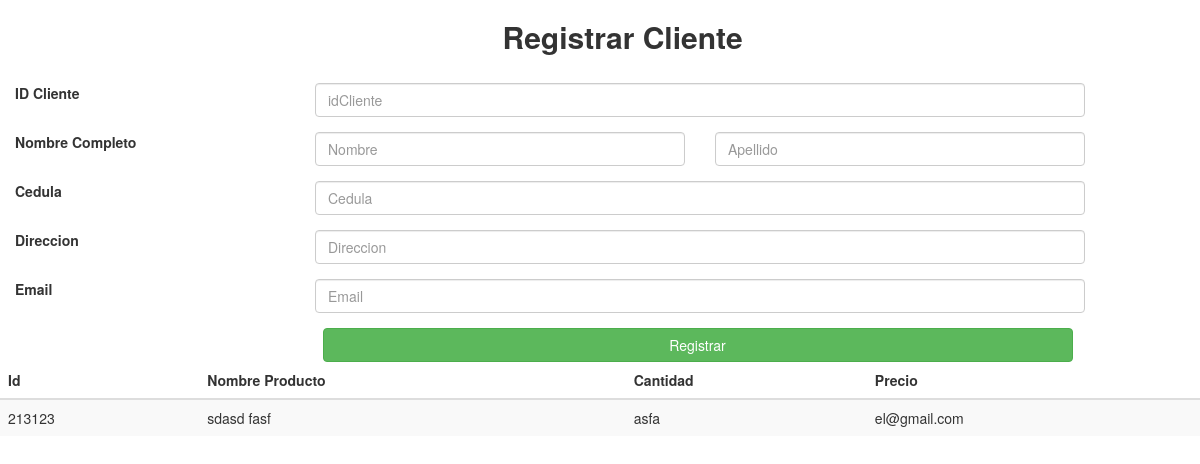
The app's page /registro_c, older data.
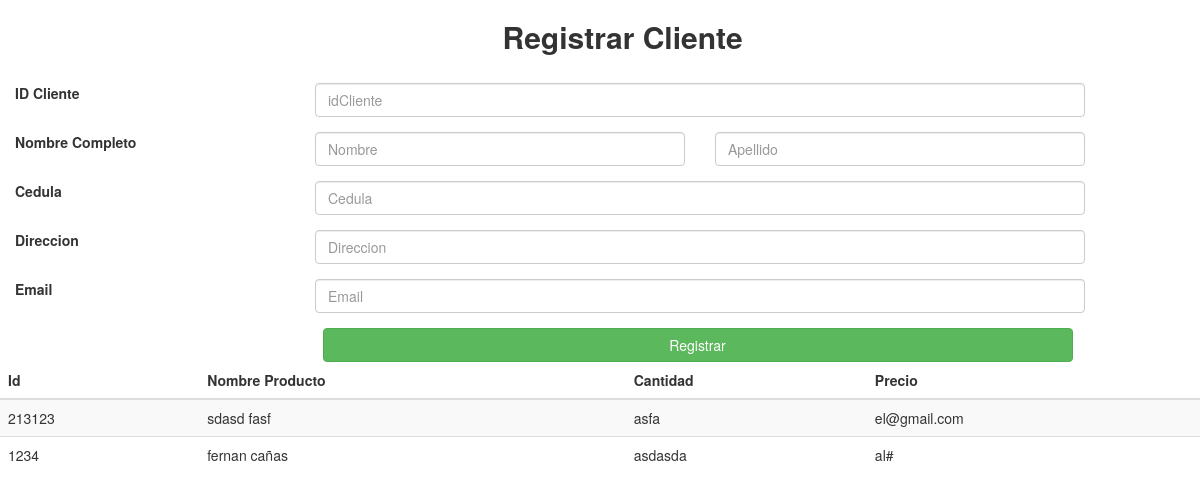
The same page, newer data.
### polls/models.py (models this page shows, shortened)
class Cliente(models.Model):
	idCliente = models.CharField(primary_key=True, max_length=50, unique=True)
	first_name = models.CharField(max_length=50)
	last_name = models.CharField(max_length=50)
	direccion = models.CharField(max_length=50, blank=True)
	email = models.CharField(max_length=50,unique=True)
	class Meta:
		verbose_name = u'Cliente'
		verbose_name_plural = u'Clientes'

### polls/views.py (the view, shortened to what this page needs)
# urls.py: path('registro_c', views.Registro_clientes, name="Registro_c"),
def Registro_clientes(request):
	ctx = {}
	register_form = Registro(request.POST or None)
	objects = Cliente.objects.all()
	for cont in objects:
		objects_id=cont.idCliente
		objects_nombre=cont.first_name
		objects_snombre=cont.last_name
		objects_cantidad=cont.direccion
		objects_precio=cont.email
	ctx = {
		"objects":objects,
		"objects_id":objects_id,
		"objects_nombre":objects_nombre,
		"objects_snombre":objects_snombre,
		"objects_cantidad":objects_cantidad,
		"objects_precio":objects_precio,
		'register_form': register_form
	}
	return render(request, "registo_c.html", ctx)

### polls/forms.py
class Registro(forms.Form):
	idCliente = forms.CharField(max_length=50)
	first_name = forms.CharField(max_length=50)
	last_name = forms.CharField(max_length=50)
	direccion = forms.CharField(max_length=50)
	email = forms.CharField(max_length=50)
	class Meta:
		model = Cliente
		fields=['idCliente', 'first_name', 'last_name', 'direccion', 'email']

### polls/template/registo_c.html (shortened to what this page needs)
{% load static %}
<!doctype html>
<html lang="ES">
  <head>
    <link rel="stylesheet" href="https://maxcdn.bootstrapcdn.com/bootstrap/3.3.7/css/bootstrap.min.css">
  </head>
   <body class="body">
    <div class="container-fluid">
      <form method="POST" id="register_form" action="{% url 'Registro_c' %}">{% csrf_token %}
                  <h2 class="col-sm-offset-5"><b >Registrar Cliente</b></h2><br>
                   <div class="form-group row">
                      <label for="idCliente" class="col-sm-3 control-label">ID Cliente</label>
                      <div class="col-sm-8">
                          <input name="idCliente" type="text" id="idCliente" placeholder="idCliente" class="form-control" required>
                      </div>
                    </div>
                  <div class="form-group row">
                      <label for="firstName" class="col-sm-3 control-label">Nombre Completo</label>
                      <div class="col-sm-4">
                          <input type="text" name="first_name" id="firstName" placeholder="Nombre" class="form-control" autofocus required>
                      </div>
                      <div class="col-sm-4">
                          <input type="text" name="last_name" id="lastName" placeholder="Apellido" class="form-control" autofocus required>
                      </div>
                  </div>
                  <div class="form-group row">
                      <label for="cedula" class="col-sm-3 control-label">Cedula</label>
                      <div class="col-sm-8">
                          <input name="cedula" type="text" id="cedula" placeholder="Cedula" class="form-control" required>
                      </div>
                  </div>
                  <div class="form-group row">
                      <label for="direccion" class="col-sm-3 control-label">Direccion</label>
                      <div class="col-sm-8">
                          <input name="direccion" type="text" id="direccion" placeholder="Direccion" class="form-control" required>
                      </div>
                  </div>
                  <div class="form-group row">
                      <label for="email" class="col-sm-3 control-label">Email</label>
                      <div class="col-sm-8">
                          <input name="email" type="text" id="email" placeholder="Email" class="form-control" required>
                      </div>
                  </div>
                    <div class="form-group ">
                        <div class="col-sm-8 col-sm-offset-3">
                            <button id="btnhabilita" type="submit"  class="btn btn-success btn-block">Registrar</button>
                        </div>
                    </div>
                  </div>
              <div>
        <table class="table table-striped">
          <thead>
            <tr>
              <th>Id</th>
              <th>Nombre Producto</th>
              <th>Cantidad</th>
              <th>Precio</th>
            </tr>
          </thead>
          <tbody>
            {% for elem in objects%}
            <tr>
              <td>{{ elem.idCliente }}</td>
              <td>{{ elem.first_name }} {{elem.last_name }}</td>
              <td>{{ elem.direccion }}</td>
              <td>{{ elem.email }}</td>
            </tr>
             {% endfor %}
          </tbody>
        </table>
      </div>
  </body>
</html>

Row changes from the older to the newer data that the page shows:
added Cliente: idCliente "1234", first_name "fernan", last_name "cañas", direccion "asdasda", email "al#"
